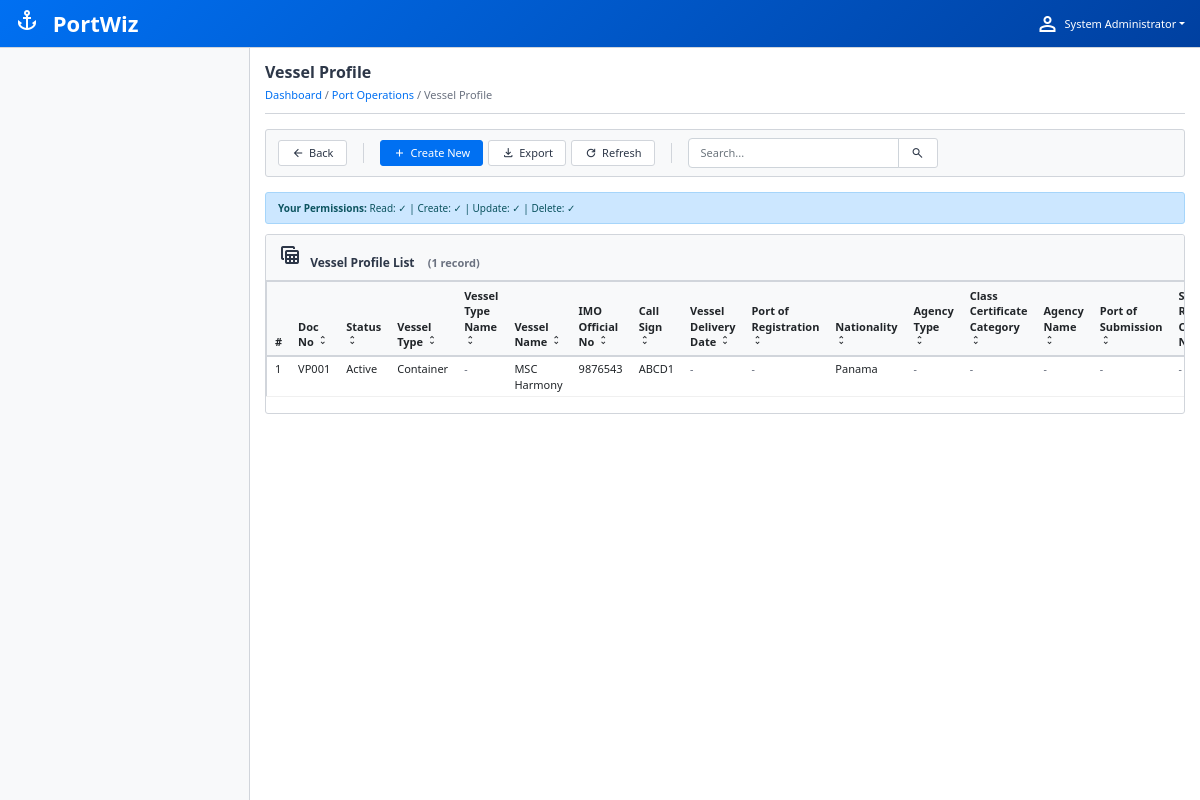
The app's page /entity/1 (signed in) with its own data.
### models.py (models this page shows, shortened)
class User(db.Model, UserMixin):
    __tablename__ = 'users'
    id = db.Column(db.Integer, primary_key=True, autoincrement=True)
    username = db.Column(db.String(100), unique=True, nullable=False)
    email = db.Column(db.String(255), unique=True, nullable=False)
    first_name = db.Column(db.String(100))
    last_name = db.Column(db.String(100))
    password = db.Column(db.String(255))
    is_active = db.Column(db.Boolean, default=True)
    last_login = db.Column(db.DateTime)
    created_at = db.Column(db.DateTime, default=datetime.utcnow)
    updated_at = db.Column(db.DateTime, default=datetime.utcnow, onupdate=datetime.utcnow)
    user_roles = db.relationship('UserRole', backref='user', lazy='dynamic')
    favorite_modules = db.relationship('UserFavoriteModule', backref='user', lazy='dynamic')
    @hybrid_property
    def full_name(self):
        return f"{self.first_name or ''} {self.last_name or ''}".strip()

class EntityType(db.Model):
    __tablename__ = 'entity_types'
    id = db.Column(db.Integer, primary_key=True, autoincrement=True)
    module_id = db.Column(db.Integer, db.ForeignKey('modules.id'), nullable=False)
    code = db.Column(db.String(50), nullable=False)
    name = db.Column(db.String(255), nullable=False)
    description = db.Column(db.Text)
    table_name = db.Column(db.String(100))
    is_master = db.Column(db.Boolean, default=False)
    is_transactional = db.Column(db.Boolean, default=True)
    icon = db.Column(db.String(100))
    order_index = db.Column(db.Integer, default=0)
    is_active = db.Column(db.Boolean, default=True)
    created_at = db.Column(db.DateTime, default=datetime.utcnow)
    updated_at = db.Column(db.DateTime, default=datetime.utcnow, onupdate=datetime.utcnow)
    created_by = db.Column(db.String(100))
    updated_by = db.Column(db.String(100))
    attribute_definitions = db.relationship('AttributeDefinition', backref='entity_type', lazy='dynamic')
    form_definitions = db.relationship('FormDefinition', backref='entity_type', lazy='dynamic')
    entity_instances = db.relationship('EntityInstance', backref='entity_type', lazy='dynamic')
    workflow_states = db.relationship('WorkflowState', backref='entity_type', lazy='dynamic')
    __table_args__ = (
        db.UniqueConstraint('module_id', 'code', name='unique_entity_per_module'),
    )

class Module(db.Model):
    __tablename__ = 'modules'
    id = db.Column(db.Integer, primary_key=True, autoincrement=True)
    application_id = db.Column(db.Integer, db.ForeignKey('applications.id'), nullable=False)
    code = db.Column(db.String(50), nullable=False)
    name = db.Column(db.String(255), nullable=False)
    description = db.Column(db.Text)
    icon = db.Column(db.String(100))
    order_index = db.Column(db.Integer, default=0)
    is_system = db.Column(db.Boolean, default=False)
    is_active = db.Column(db.Boolean, default=True)
    created_at = db.Column(db.DateTime, default=datetime.utcnow)
    updated_at = db.Column(db.DateTime, default=datetime.utcnow, onupdate=datetime.utcnow)
    created_by = db.Column(db.String(100))
    updated_by = db.Column(db.String(100))
    entity_types = db.relationship('EntityType', backref='module', lazy='dynamic')
    __table_args__ = (
        db.UniqueConstraint('application_id', 'code', name='unique_module_per_app'),
    )

class FormFieldConfiguration(db.Model):
    __tablename__ = 'form_field_configurations'
    id = db.Column(db.Integer, primary_key=True, autoincrement=True)
    form_definition_id = db.Column(db.Integer, db.ForeignKey('form_definitions.id'), nullable=False)
    attribute_definition_id = db.Column(db.Integer, db.ForeignKey('attribute_definitions.id'), nullable=False)
    field_label = db.Column(db.String(255))
    field_type = db.Column(db.Enum(FieldTypeEnum), nullable=False)
    placeholder_text = db.Column(db.String(255))
    help_text = db.Column(db.Text)
    order_index = db.Column(db.Integer, default=0)
    grid_column_span = db.Column(db.Integer, default=1)
    grid_row_span = db.Column(db.Integer, default=1)
    is_visible = db.Column(db.Boolean, default=True)
    is_editable = db.Column(db.Boolean, default=True)
    is_required = db.Column(db.Boolean, default=False)
    is_searchable = db.Column(db.Boolean, default=False)
    is_sortable = db.Column(db.Boolean, default=False)
    dropdown_source_entity_id = db.Column(db.Integer, db.ForeignKey('entity_types.id'))
    dropdown_source_attribute_id = db.Column(db.Integer, db.ForeignKey('attribute_definitions.id'))
    dropdown_display_attribute_id = db.Column(db.Integer, db.ForeignKey('attribute_definitions.id'))
    show_unique_values_only = db.Column(db.Boolean, default=False)
    conditional_visibility_rules = db.Column(JSON)
    conditional_requirement_rules = db.Column(JSON)
    conditional_editability_rules = db.Column(JSON)
    validation_rules = db.Column(JSON)
    css_classes = db.Column(db.String(500))
    custom_attributes = db.Column(JSON)
    created_at = db.Column(db.DateTime, default=datetime.utcnow)
    updated_at = db.Column(db.DateTime, default=datetime.utcnow, onupdate=datetime.utcnow)
    created_by = db.Column(db.String(100))
    updated_by = db.Column(db.String(100))
    attribute_definition = db.relationship('AttributeDefinition',
                                         foreign_keys=[attribute_definition_id],
                                         backref='form_field_configurations')
    dropdown_source_entity = db.relationship('EntityType',
                                            foreign_keys=[dropdown_source_entity_id])
    dropdown_source_attribute = db.relationship('AttributeDefinition',
                                               foreign_keys=[dropdown_source_attribute_id])
    dropdown_display_attribute = db.relationship('AttributeDefinition',
                                                foreign_keys=[dropdown_display_attribute_id])
    __table_args__ = (
        db.UniqueConstraint('form_definition_id', 'attribute_definition_id', name='unique_field_per_form'),
    )

class AttributeValueText(db.Model):
    __tablename__ = 'attribute_values_text'
    id = db.Column(db.Integer, primary_key=True, autoincrement=True)
    entity_instance_id = db.Column(db.Integer, db.ForeignKey('entity_instances.id'), nullable=False)
    attribute_definition_id = db.Column(db.Integer, db.ForeignKey('attribute_definitions.id'), nullable=False)
    value = db.Column(db.Text)
    created_at = db.Column(db.DateTime, default=datetime.utcnow)
    updated_at = db.Column(db.DateTime, default=datetime.utcnow, onupdate=datetime.utcnow)
    attribute_definition = db.relationship('AttributeDefinition')
    __table_args__ = (
        db.UniqueConstraint('entity_instance_id', 'attribute_definition_id', name='unique_instance_attribute'),
    )

### app.py (the view)
@app.route('/entity/<int:entity_type_id>')
@login_required
def entity_list(entity_type_id):
    entity_type = EntityType.query.get_or_404(entity_type_id)
    if not check_user_permissions(current_user.id, entity_type_id, 'READ'):
        flash('You do not have permission to view this entity', 'error')
        return redirect(url_for('dashboard'))
    list_form = FormDefinition.query.filter_by(
        entity_type_id=entity_type_id,
        form_type=FormTypeEnum.LIST,
        is_active=True
    ).first()
    if not list_form:
        flash('No list form configured for this entity type', 'error')
        return redirect(url_for('module_view', module_id=entity_type.module_id))
    form_fields = FormFieldConfiguration.query.filter_by(
        form_definition_id=list_form.id,
        is_visible=True
    ).join(
    AttributeDefinition,
    FormFieldConfiguration.attribute_definition_id == AttributeDefinition.id
    ).order_by(FormFieldConfiguration.order_index).all()
    page = request.args.get('page', 1, type=int)
    per_page = list_form.records_per_page or 10
    instances_data, pagination = get_entity_instances_with_attributes(
        entity_type_id, page=page, per_page=per_page
    )
    permissions = get_user_permissions(current_user.id, entity_type_id)
    return render_template('entities/entity_list.html',
                         entity_type=entity_type,
                         list_form=list_form,
                         form_fields=form_fields,
                         instances_data=instances_data,
                         pagination=pagination,
                         permissions=permissions)

### templates/entities/entity_list.html (shortened to what this page needs)
{% extends "base.html" %}
{% block content %}
<div class="content-header">
    <h1 class="content-title">{{ entity_type.name }}</h1>
    <nav class="content-breadcrumb">
        <a href="{{ url_for('dashboard') }}">Dashboard</a>
        <span> / </span>
        <a href="{{ url_for('module_view', module_id=entity_type.module_id) }}">{{ entity_type.module.name }}</a>
        <span> / </span>
        <span>{{ entity_type.name }}</span>
    </nav>
</div>
<div class="toolbar">
    <div class="toolbar-section">
        <button class="btn-sap" onclick="window.history.back()">
            <span class="material-symbols-outlined">arrow_back</span>
            Back
        </button>
    </div>
    <div class="toolbar-section">
        {% if permissions.can_create %}
        <a href="{{ url_for('entity_create', entity_type_id=entity_type.id) }}" class="btn-sap btn-primary">
            <span class="material-symbols-outlined">add</span>
            Create New
        </a>
        {% endif %}
        <button class="btn-sap" onclick="exportData()">
            <span class="material-symbols-outlined">download</span>
            Export
        </button>
        <button class="btn-sap" onclick="refreshList()">
            <span class="material-symbols-outlined">refresh</span>
            Refresh
        </button>
    </div>
    <div class="toolbar-section">
        <div class="input-group" style="width: 250px;">
            <input type="text" class="form-control" placeholder="Search..." id="searchInput" style="font-size: 11px;">
            <button class="btn-sap" onclick="performSearch()">
                <span class="material-symbols-outlined">search</span>
            </button>
        </div>
    </div>
</div>
{% if current_user.username == 'admin' %}
<div class="alert-sap alert-info" style="font-size: 10px;">
    <strong>Your Permissions:</strong>
    Read: {{ '✓' if permissions.can_read else '✗' }} |
    Create: {{ '✓' if permissions.can_create else '✗' }} |
    Update: {{ '✓' if permissions.can_update else '✗' }} |
    Delete: {{ '✓' if permissions.can_delete else '✗' }}
</div>
{% endif %}
<div class="card-sap">
    <div class="card-header">
        <span class="material-symbols-outlined" style="margin-right: 5px;">{{ entity_type.icon or 'table_view' }}</span>
        {{ entity_type.name }} List
        {% if pagination %}
        <span style="margin-left: 10px; font-size: 11px; color: var(--sap-text-muted);">
            ({{ pagination.total }} record{{ 's' if pagination.total != 1 else '' }})
        </span>
        {% endif %}
    </div>
    <div class="card-body" style="padding: 0;">
        {% if instances_data %}
        <div class="table-responsive">
            <table class="table table-sap table-hover">
                <thead>
                    <tr>
                        <th style="width: 40px;">#</th>
                        {% for field in form_fields %}
                        {% if field.is_visible %}
                        <th>
                            {{ field.field_label or field.attribute_definition.name }}
                            {% if field.is_sortable %}
                            <span class="material-symbols-outlined" style="font-size: 12px; cursor: pointer;">unfold_more</span>
                            {% endif %}
                        </th>
                        {% endif %}
                        {% endfor %}
                    </tr>
                </thead>
                <tbody>
                    {% for instance in instances_data %}
                    <tr style="cursor: pointer;" onclick="handleTableRowClick('{{ url_for('entity_detail', entity_type_id=entity_type.id, instance_id=instance.id) }}')">
                        <td>{{ loop.index + ((pagination.page - 1) * pagination.per_page) if pagination else loop.index }}</td>
                        {% for field in form_fields %}
                        {% if field.is_visible %}
                        <td>
                            {% set attr_code = field.attribute_definition.code %}
                            {% set attr_data = instance.attributes.get(attr_code) %}
                            {% if attr_data and attr_data.value %}
                                {% if field.attribute_definition.data_type.value in ['DATE', 'DATETIME', 'TIMESTAMP'] %}
                                    {{ attr_data.value | format_datetime }}
                                {% elif field.attribute_definition.data_type.value == 'DECIMAL' %}
                                    {{ attr_data.value | format_currency if 'amount' in attr_code.lower() or 'price' in attr_code.lower() else attr_data.value }}
                                {% else %}
                                    {{ attr_data.value }}
                                {% endif %}
                            {% else %}
                                <span style="color: var(--sap-text-muted); font-style: italic;">-</span>
                            {% endif %}
                        </td>
                        {% endif %}
                        {% endfor %}
                    </tr>
                    {% endfor %}
                </tbody>
            </table>
        </div>
        {% endif %}
    </div>
</div>
{% endblock %}

### templates/base.html (shortened to what this page needs)
<!DOCTYPE html>
<html lang="en">
<head>
    <link href="https://cdn.jsdelivr.net/npm/bootstrap@5.1.3/dist/css/bootstrap.min.css" rel="stylesheet">
</head>
<body>
    <header class="main-header">
        <div class="header-brand">
            <span class="material-symbols-outlined" style="margin-right: 8px;">anchor</span>
            PortWiz
        </div>
        <nav class="header-nav">
            {% if current_user.is_authenticated %}
                <div class="dropdown">
                    <a href="#" class="header-user dropdown-toggle" data-bs-toggle="dropdown">
                        <span class="material-symbols-outlined" style="margin-right: 5px;">person</span>
                        {{ current_user.full_name or current_user.username }}
                    </a>
                </div>
            {% endif %}
        </nav>
    </header>
    {% if current_user.is_authenticated %}
    <aside class="sidebar">
    </aside>
    {% endif %}
    <main class="main-content">
        {% block content %}{% endblock %}
    </main>
</body>
</html>

### records on screen
User: first_name+last_name "System Administrator"
EntityType: name "Vessel Profile"
Module: module.name "Port Operations"
FormFieldConfiguration: field_label "Doc No", is_sortable True (drawn)
FormFieldConfiguration: field_label "Status", is_sortable True (drawn)
FormFieldConfiguration: field_label "Vessel Type", is_sortable True (drawn)
FormFieldConfiguration: field_label "Vessel Type Name", is_sortable True (drawn)
FormFieldConfiguration: field_label "Vessel Name", is_sortable True (drawn)
FormFieldConfiguration: field_label "IMO Official No", is_sortable True (drawn)
FormFieldConfiguration: field_label "Call Sign", is_sortable True (drawn)
FormFieldConfiguration: field_label "Vessel Delivery Date", is_sortable True (drawn)
FormFieldConfiguration: field_label "Port of Registration", is_sortable True (drawn)
FormFieldConfiguration: field_label "Nationality", is_sortable True (drawn)
FormFieldConfiguration: field_label "Agency Type", is_sortable True (drawn)
FormFieldConfiguration: field_label "Class Certificate Category", is_sortable True (drawn)
FormFieldConfiguration: field_label "Agency Name", is_sortable True (drawn)
FormFieldConfiguration: field_label "Port of Submission", is_sortable True (drawn)
AttributeValueText: value "VP001"
AttributeValueText: value "Active"
AttributeValueText: value "Container"
AttributeValueText: value "MSC Harmony"
AttributeValueText: value "9876543"
AttributeValueText: value "ABCD1"
AttributeValueText: value "Panama"

### other values on screen
{{ '✓' if permissions.can_read else '✗' }} "✓"
{{ '✓' if permissions.can_create else '✗' }} "✓"
{{ '✓' if permissions.can_update else '✗' }} "✓"
{{ '✓' if permissions.can_delete else '✗' }} "✓"
{{ pagination.total }} "1"
